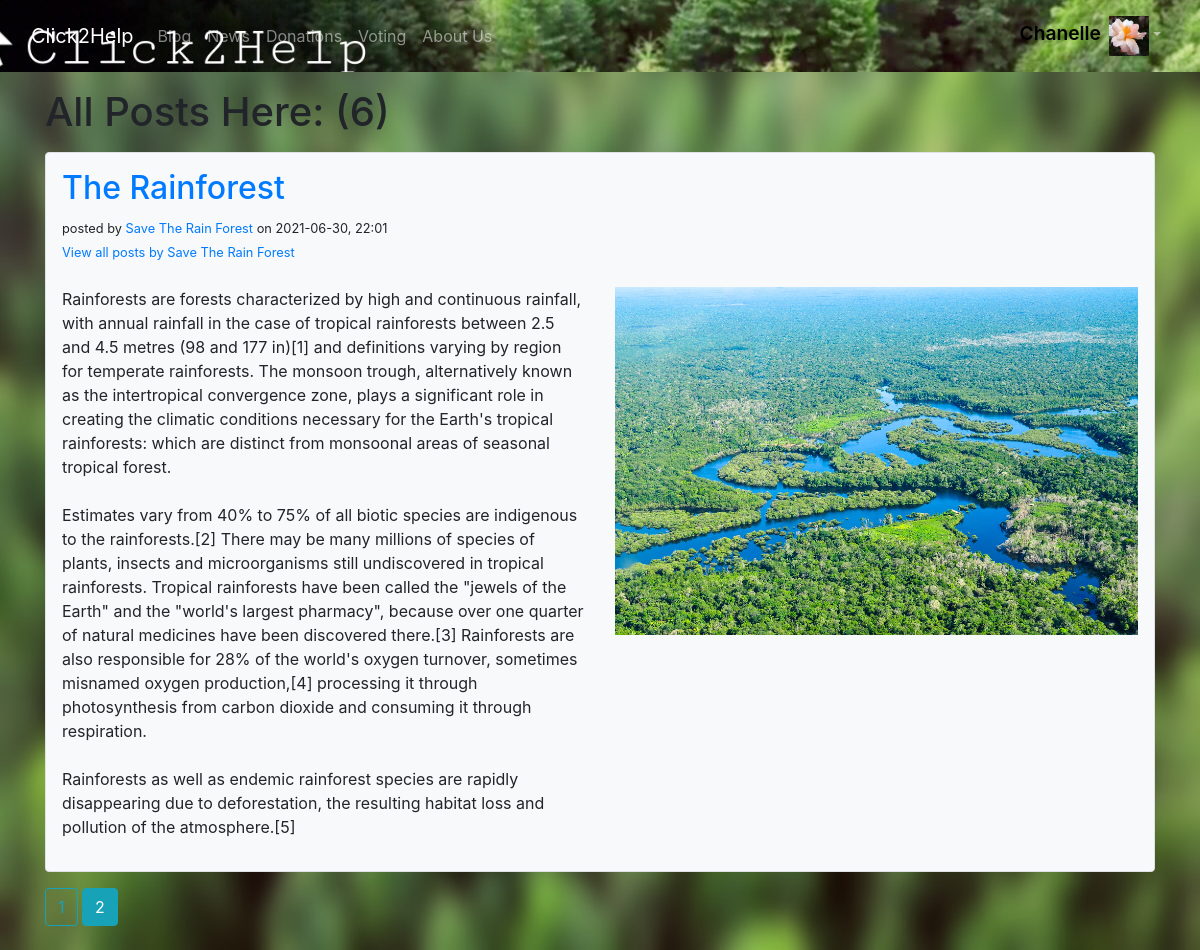
Screenshot of /blog?page=2 (signed in) with the database file from the repository.
### website/models.py (models this page shows, shortened)
class User(db.Model, UserMixin):
    id = db.Column(db.Integer, primary_key=True)
    email = db.Column(db.String(150), unique=True)
    password = db.Column(db.String(150))
    user_name = db.Column(db.String(150), unique=True)
    displayed_name = db.Column(db.String(150))
    is_user = db.Column(db.Boolean, default=False)
    is_charity = db.Column(db.Boolean, default=False)
    is_mod = db.Column(db.Boolean, default=False)
    is_company = db.Column(db.Boolean, default=False)
    image_file = db.Column(db.String(50), nullable=False, default='default.jpg')
    has_voted = db.Column(db.Boolean, default=False)
    all_donations = db.Column(db.String(100), default="0")
    description = db.Column(db.String(1000), default="")
    street = db.Column(db.String(50), default="")
    postalcode = db.Column(db.String(50), default="")
    city = db.Column(db.String(50), default="")
    link = db.Column(db.String(200), default="")
    phone_number = db.Column(db.String(50), default="")

class BlogPost(db.Model):
    id = db.Column(db.Integer, primary_key=True)
    title = db.Column(db.String(150), nullable=False, unique=True)
    content = db.Column(db.Text, nullable=False)
    posted_by = db.Column(db.String(150), nullable=False, default='N/A')
    posted_on = db.Column(db.DateTime, nullable=False, default=datetime.now())
    post_image = db.Column(db.String(50))

### website/views.py (the view)
@views.route('/blog', methods=['GET', 'POST'])
@login_required
def posts():
    page = request.args.get('page', 1, type=int)
    posts = BlogPost.query.order_by(
        BlogPost.posted_on.desc()).paginate(page=page, per_page=5)
    return render_template('blogs.html', posts=posts, user=current_user)

### website/__init__.py (called while the page is built)
def create_app():
    from .views import views
    from .auth import auth
    app.register_blueprint(views, url_prefix='/')
    app.register_blueprint(auth, url_prefix='/')
    from .models import User, BlogPost, Voting
    create_database(app)
    login_manager = LoginManager()
    login_manager.login_view = 'auth.login'
    login_manager.init_app(app)
    @login_manager.user_loader
    def load_user(id):
        return User.query.get(int(id))
    return app

### website/templates/blogs.html (shortened to what this page needs)
{% extends "base.html" %} {% block title %}Blog{% endblock %}
{% block content %}
    <div class="mt-3">
        <h1 style="display: inline">All Posts Here: ({{ posts.total }})</h1>
    </div>
    {% for post in posts.items %}
    <div class="container p-3 border bg-light rounded mt-3">
        <div class="row">
            <div class="col-6">
    <h2><a href="{{ url_for('views.charity_post_comments', title=post.title) }}">{{post.title}}</a></h2>
    <small>posted by <a href="{{ url_for('views.profiles', posted_by=post.posted_by) }}">{{post.posted_by}} </a> on {{post.posted_on.strftime("%Y-%m-%d, %H:%M")}} </small>
    <br>
    <small> <a href="{{ url_for('views.charity_posts', posted_by=post.posted_by) }}"> View all posts by {{post.posted_by}} </a></small>
    <br></div>
    <div class="col-6 text-right">
    </div>
    <div class="col-6 mt-4">
    <p style="white-space: pre-wrap">{{post.content}}</p>
    </div>
    <div class="col-6 mt-4">
    {% if post.post_image %}
    <img class="img-fluid" src="static/images/{{ post.post_image }}">
    {% endif %}
    </div></div></div>
    {% endfor %}
    <div class="mt-3">
    {% for page_num in posts.iter_pages(left_edge=1, right_edge=1, left_current=1, right_current=2) %}
        {% if page_num %}
            {% if posts.page == page_num %}
                <a class="btn btn-info mb-4" href="{{ url_for('views.posts', page=page_num) }}">{{ page_num }}</a>
            {% else %}
                <a class="btn btn-outline-info mb-4" href="{{ url_for('views.posts', page=page_num) }}">{{ page_num }}</a>
            {% endif %}
        {% else %}
            ...
        {% endif %}
    {% endfor %}
</div>
{% endblock %}

### website/templates/base.html (shortened to what this page needs)
<!DOCTYPE html>
<html>
  <head>
    <link
    rel="stylesheet"
    href="https://stackpath.bootstrapcdn.com/bootstrap/4.4.1/css/bootstrap.min.css"
    />
    <link
    rel="stylesheet"
    href="https://stackpath.bootstrapcdn.com/font-awesome/4.7.0/css/font-awesome.min.css"
    />
    <link rel="stylesheet" href="{{url_for('static', filename='style.css')}}">
  </head>
  <body>
    <nav class="navbar navbar-expand-lg navbar-dark banner navbar-color">
      <div class="container-fluid">
        <a class="navbar-brand" id="home" href="/">Click2Help</a>
      <div class="collapse navbar-collapse navbar-nav" id="navbarNavDropdown">
          {% if user.is_authenticated %}
          <a class="nav-item nav-link" id="blog" href="/blog">Blog</a>
          <a class="nav-item nav-link" id="news" href="/news">News</a>
          {% if user.is_user or user.is_company %}
          <a class="nav-item nav-link" id="donations" href="/donations">Donations</a>
          {% endif %}
          {% if user.is_user or user.is_charity %}
          <a class="nav-item nav-link" id="voting" href="/voting">Voting</a>
          {% endif %}
          <a class="nav-item nav-link" id="login" href="/about_us">About Us</a>
          <ul class="navbar-nav ml-auto">
            <li class="nav-item dropdown">
          <a class="nav-link dropdown-toggle" href="#" id="navbarDropdownMenuLink" role="button" data-bs-toggle="dropdown" aria-expanded="false"><span class="banner-text">{{user.displayed_name}}</span><img class="ml-2" src="/static/images/{{ user.image_file }}" alt="" width="40" height="40"></a>
            </li></ul>
          {% endif %}
        </div>
      </div>
    </nav>
    <div class="container">{% block content %} {% endblock %}</div>
  </body>
</html>

### website/static/style.css (style rules this page uses)
body { background-image: url("./images/Background1.JPEG"); background-repeat: no-repeat; background-attachment: fixed; background-size: 100% 100%; }
.banner { background-image: url("./images/Banner2.JPEG"); background-repeat: no-repeat; background-position: right; max-width: 100%; max-height: auto; }
.navbar-color { background-color: black; }
.banner-text { color:black; font-weight: 600; font-size:larger; }

### rows the page displays
User: displayed_name "Chanelle", image_file (picture)
BlogPost: title "The Rainforest", posted_by "Save The Rain Forest", posted_on "2021-06-30, 22:01", content "Rainforests are forests characterized by high and continuous rainfall, with annual rainfall in the case of tropical rainforests between 2.5 and 4.5 metres (98 and 177 in)[1] and definitions varying by region for temperate rainforests. The monsoon trough, alternatively known as the intertropical convergence zone, plays a significant role in creating the climatic conditions necessary for the Earth's tropical rainforests: which are distinct from monsoonal areas of seasonal tropical forest. Estimates vary from 40% to 75% of all biotic species are indigenous to the rainforests.[2] There may be many millions of species of plants, insects and microorganisms still undiscovered in tropical…", post_image (picture)

### other values shown
{{ posts.total }} "6"
{{ page_num }} "2"
